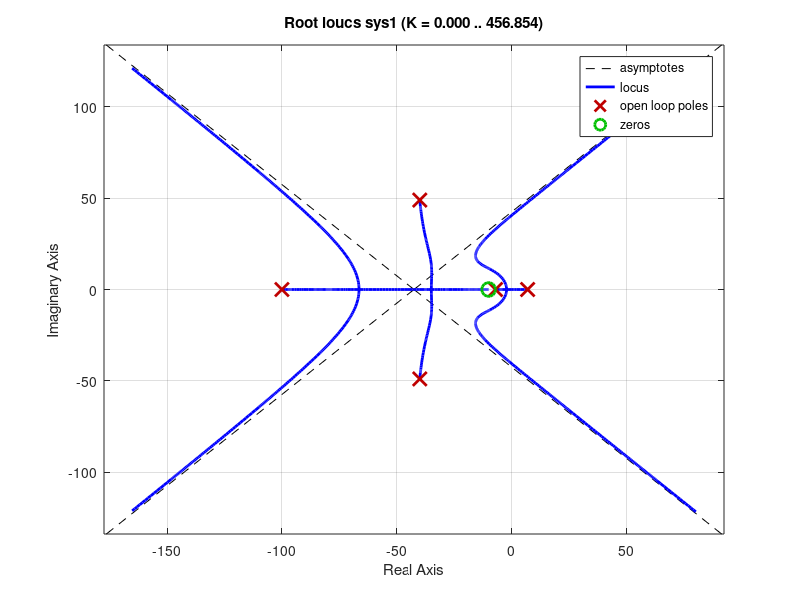

Write MATLAB code to recreate this figure. (Note: this script raises an error after producing the figure.)
g = 9.81;       % gravity constant in m/s^2
L = 0.20;       % length of the pendulum in meters
w = sqrt(g / L);

c = 10;
tao = 1 / (w * c);

P_s = tf([0, 0, -w^2], [1, 0, -w^2]); % create the transfer function

RealCompensator = tf ([0.1,1],[0.01,1]); % Real Compensator

servo = tf([0,0,1],[0.00025 0.02 1]);%add neglected servo dynamics
actual = series(servo,P_s);

sys1=series(-RealCompensator,actual);
rlocus(sys1);

k = rlocfind (sys1); %demonstrate the value of K on Root Locus Diagram  
sysclp = feedback (sys1,k); %Construct the Close Loop
%bode(sysclp); % Bode(Gain&Phase Analysis)
nyquistplot(sysclp); %Plot Nyquist Diagram